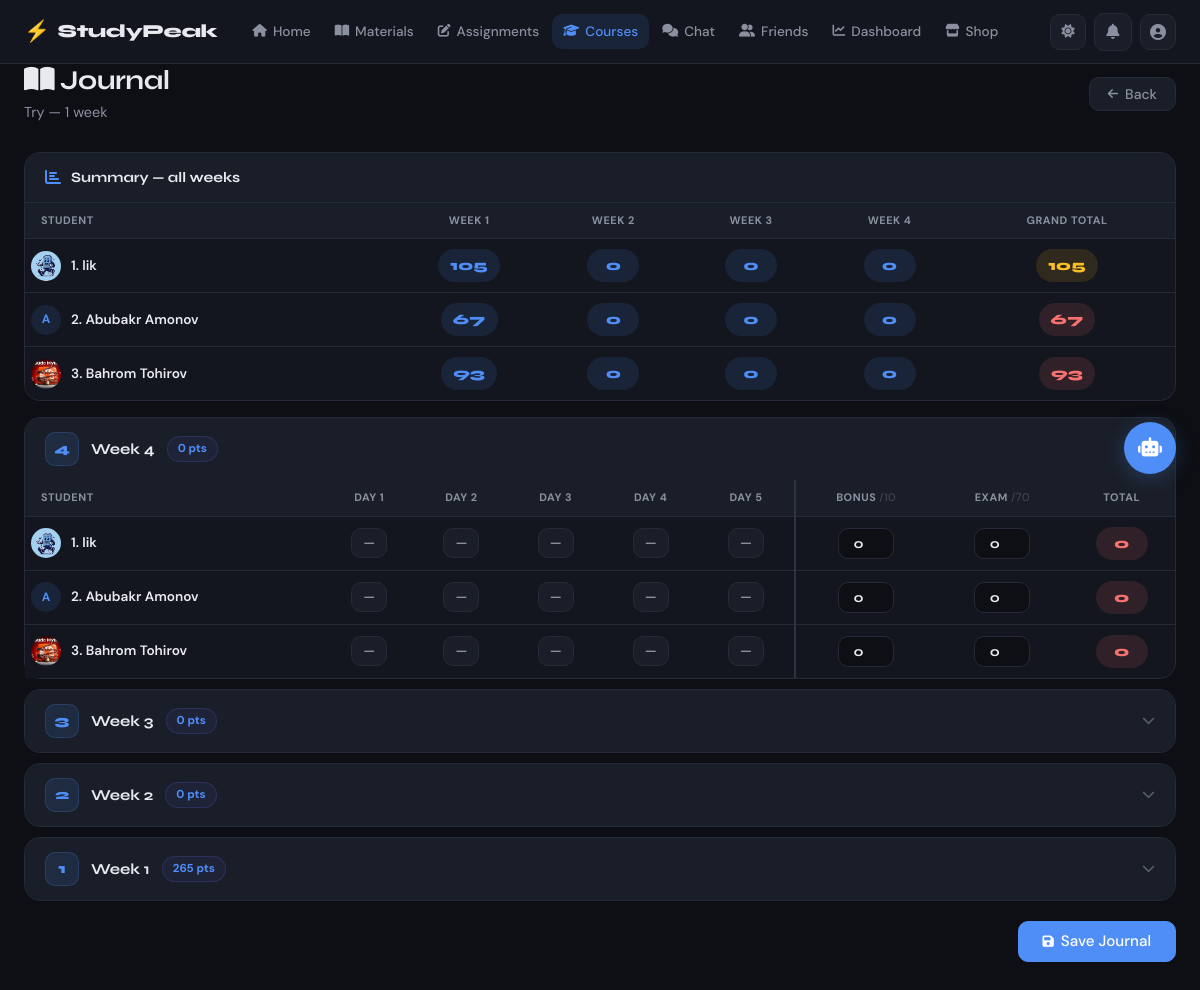
/crm/period/4/journal/ (signed in), run on the app's committed database.
### crm/models.py (models this page shows, shortened)
class CoursePeriod(models.Model):
    course = models.ForeignKey(Course, on_delete=models.CASCADE, related_name='periods')
    name = models.CharField(max_length=100)
    order = models.PositiveIntegerField(default=1)
    start_date = models.DateField(null=True, blank=True)
    end_date = models.DateField(null=True, blank=True)
    class Meta:
        ordering = ['order']

class Course(models.Model):
    name = models.CharField(max_length=200)
    description = models.TextField(null=True, blank=True)
    teacher = models.ForeignKey(UserModel, on_delete=models.CASCADE, related_name='courses')
    students = models.ManyToManyField(UserModel, through='Enrollment', related_name='enrolled_courses')
    is_active = models.BooleanField(default=True)
    created_at = models.DateTimeField(auto_now_add=True)

### accounts/models.py (models this page shows, shortened)
class UserModel(AbstractUser):
    STUDENT = 'student'
    TEACHER = 'teacher'
    ADMIN = 'admin'
    ROLE_CHOICES = [
        (STUDENT, 'Student'),
        (TEACHER, 'Teacher'),
        (ADMIN, 'Admin'),
    ]
    email = models.EmailField(unique=True)
    role = models.CharField(max_length=10, choices=ROLE_CHOICES, default=STUDENT)
    is_verified = models.BooleanField(default=False)
    otp_code = models.CharField(max_length=6, null=True, blank=True)
    otp_created_at = models.DateTimeField(null=True, blank=True)
    reset_token = models.CharField(max_length=100, null=True, blank=True)
    deleted_at = models.DateTimeField(null=True, blank=True)
    REQUIRED_FIELDS = ['email', 'role']
    @property
    def is_teacher(self):
        return self.role == self.TEACHER
    @property
    def is_admin_role(self):
        return self.role == self.ADMIN

class Profile(models.Model):
    ACTIVE = 'active'
    BUSY = 'busy'
    AWAY = 'away'
    OFFLINE = 'offline'
    STATUS_CHOICES = [
        (ACTIVE, 'Active'),
        (BUSY, 'Busy'),
        (AWAY, 'Away'),
        (OFFLINE, 'Offline'),
    ]
    user = models.OneToOneField(UserModel, on_delete=models.CASCADE, related_name='profile')
    avatar = models.ImageField(upload_to='avatars/', null=True, blank=True)
    bio = models.TextField(null=True, blank=True)
    status = models.CharField(max_length=10, choices=STATUS_CHOICES, default=OFFLINE)
    phone = models.CharField(max_length=20, null=True, blank=True)
    coins = models.PositiveIntegerField(default=0)
    post_text = models.TextField(null=True, blank=True)
    created_at = models.DateTimeField(auto_now_add=True)
    updated_at = models.DateTimeField(auto_now=True)

### crm/views.py (the view, shortened to what this page needs)
# urls.py: path('period/<int:period_id>/journal/', WeeklyJournalView.as_view(), name='weekly_journal'),
class WeeklyJournalView(TeacherOrAdminRequiredMixin, View):
    def _build_data(self, period):
        students = list(UserModel.objects.filter(
            enrollments__course=period.course,
            enrollments__status=Enrollment.APPROVED
        ).select_related('profile'))
        score_map = {}
        for ds in DailyScore.objects.filter(period=period):
            score_map.setdefault(ds.student_id, {})\
                     .setdefault(ds.week_number, {})[ds.day_number] = ds.score
        ws_map = {}
        for ws in WeekSummary.objects.filter(period=period):
            ws_map.setdefault(ws.student_id, {})[ws.week_number] = ws
        week_rows = []
        for w in reversed(JOURNAL_WEEKS):
            s_data = []
            for student in students:
                days = [score_map.get(student.id, {}).get(w, {}).get(d) for d in JOURNAL_DAYS]
                daily_total = sum(x or 0 for x in days)
                ws_obj = ws_map.get(student.id, {}).get(w)
                bonus = ws_obj.bonus_score if ws_obj else 0
                exam  = ws_obj.exam_score  if ws_obj else 0
                s_data.append({
                    'student':     student,
                    'days':        days,
                    'daily_total': daily_total,
                    'bonus':       bonus,
                    'exam':        exam,
                    'week_total':  daily_total + bonus + exam,
                })
            week_rows.append({'num': w, 'students': s_data})
        summary_rows = []
        for student in students:
            grand = 0
            for w in JOURNAL_WEEKS:
                daily = sum(score_map.get(student.id, {}).get(w, {}).get(d, 0) or 0 for d in JOURNAL_DAYS)
                ws_obj = ws_map.get(student.id, {}).get(w)
                grand += daily + (ws_obj.bonus_score if ws_obj else 0) + (ws_obj.exam_score if ws_obj else 0)
            summary_rows.append({'student': student, 'grand_total': grand})
        return students, week_rows, summary_rows
    def get(self, request, period_id):
        user   = get_current_user(request)
        period = get_object_or_404(CoursePeriod, id=period_id)
        if user.is_teacher and period.course.teacher != user:
            messages.error(request, 'Access denied.')
            return redirect('course_list')
        students, week_rows, summary_rows = self._build_data(period)
        return render(request, 'crm/weekly_journal.html', {
            'period': period, 'students': students,
            'week_rows': week_rows, 'summary_rows': summary_rows,
        })

### accounts/permissions.py (called while the page is built)
def get_current_user(request):
    user_id = request.session.get('user_id')
    if not user_id:
        return None
    return UserModel.objects.filter(id=user_id).first()

    def dispatch(self, request, *args, **kwargs):
        user_id = request.session.get('user_id')
        if not user_id:
            messages.error(request, 'Please login first!')
            return redirect('login')
        user = UserModel.objects.filter(id=user_id).first()
        if not user or (not user.is_teacher and not user.is_admin_role):
            messages.error(request, 'Teacher or admin access required.')
            return redirect('home')
        return super().dispatch(request, *args, **kwargs)

### templates/crm/weekly_journal.html (shortened to what this page needs)
{% extends 'base.html' %}
{% load static %}
{% block nav_crm %}active{% endblock %}
{% block extra_css %}
<link rel="stylesheet" href="{% static 'css/crm.css' %}">
{% endblock %}
{% block content %}
<div class="jnl-page container">
    <div class="page-header">
        <div>
            <h1 class="page-title"><i class="fa-solid fa-book-open"></i> Journal</h1>
            <p class="page-subtitle">{{ period.course.name }} — {{ period.name }}</p>
        </div>
        <a href="{% url 'course_detail' period.course.id %}" class="btn btn-secondary">
            <i class="fa-solid fa-arrow-left"></i> Back
        </a>
    </div>
    {% if students %}
    <form method="post" id="jform">
        <div class="summary-block">
            <div class="summary-header">
                <i class="fa-solid fa-chart-bar" style="color:var(--accent);"></i>
                <span class="summary-title">Summary — all weeks</span>
            </div>
            <div style="overflow-x:auto;">
                <table class="j-table">
                    <thead>
                        <tr>
                            <th class="th-l">Student</th>
                            <th>Week 1</th>
                            <th>Week 2</th>
                            <th>Week 3</th>
                            <th>Week 4</th>
                            <th>Grand Total</th>
                        </tr>
                    </thead>
                    <tbody>
                        {% for row in summary_rows %}
                        <tr>
                            <td class="td-stu">
                                <div class="s-cell">
                                    <div class="s-ava">
                                        {% if row.student.profile.avatar %}
                                            <img src="{{ row.student.profile.avatar.url }}" alt="">
                                        {% else %}{{ row.student.username|first|upper }}{% endif %}
                                    </div>
                                    <span class="s-nm">{{ forloop.counter }}. {{ row.student.username }}</span>
                                </div>
                            </td>
                            {% for w in "1234" %}
                            <td>
                                <span class="gt gt-blue"
                                      id="sw-{{ row.student.id }}-{{ w }}">0</span>
                            </td>
                            {% endfor %}
                            <td>
                                <span class="gt" id="gt-{{ row.student.id }}">{{ row.grand_total }}</span>
                            </td>
                        </tr>
                        {% endfor %}
                    </tbody>
                </table>
            </div>
        </div>
        {% for week in week_rows %}
        <div class="week-block">
            <div class="week-header" onclick="toggleWeek({{ week.num }})">
                <div class="week-header-left">
                    <div class="week-num-badge">{{ week.num }}</div>
                    <span class="week-label">Week {{ week.num }}</span>
                    <span class="week-chip" id="chip-{{ week.num }}">0 pts</span>
                </div>
                <i class="fa-solid fa-chevron-down week-chevron {% if forloop.first %}open{% endif %}"
                   id="chevron-{{ week.num }}"></i>
            </div>
            <div class="week-body {% if not forloop.first %}collapsed{% endif %}"
                 id="week-body-{{ week.num }}">
                <table class="j-table">
                    <thead>
                        <tr>
                            <th class="th-l">Student</th>
                            <th>Day 1</th>
                            <th>Day 2</th>
                            <th>Day 3</th>
                            <th>Day 4</th>
                            <th>Day 5</th>
                            <th class="td-sep">Bonus <span style="opacity:.4;font-weight:400;">/10</span></th>
                            <th>Exam <span style="opacity:.4;font-weight:400;">/70</span></th>
                            <th>Total</th>
                        </tr>
                    </thead>
                    <tbody>
                        {% for sdata in week.students %}
                        {% with sid=sdata.student.id wn=week.num %}
                        <tr>
                            <td class="td-stu">
                                <div class="s-cell">
                                    <div class="s-ava">
                                        {% if sdata.student.profile.avatar %}
                                            <img src="{{ sdata.student.profile.avatar.url }}" alt="">
                                        {% else %}{{ sdata.student.username|first|upper }}{% endif %}
                                    </div>
                                    <span class="s-nm">{{ forloop.counter }}. {{ sdata.student.username }}</span>
                                </div>
                            </td>
                            {% for day_score in sdata.days %}
                            {% with dn=forloop.counter %}
                            <td>
                                <div class="score-select-wrap">
                                    <div class="score-pill"
                                         data-val="{{ day_score|default:'0' }}"
                                         onclick="toggleDrop(this)"
                                         id="pill-{{ sid }}-{{ wn }}-{{ dn }}">
                                        {{ day_score|default:"—" }}
                                    </div>
                                </div>
                            </td>
                            {% endwith %}
                            {% endfor %}
                            <td class="td-sep">
                                <input type="number" class="num-inp"
                                       name="bonus_{{ sid }}_{{ wn }}"
                                       id="bonus-{{ sid }}-{{ wn }}"
                                       value="{{ sdata.bonus }}"
                                       min="0" max="10"
                                       oninput="clamp(this,0,10);recalcWeek('{{ sid }}','{{ wn }}')">
                            </td>
                            <td>
                                <input type="number" class="num-inp"
                                       name="exam_{{ sid }}_{{ wn }}"
                                       id="exam-{{ sid }}-{{ wn }}"
                                       value="{{ sdata.exam }}"
                                       min="0" max="70"
                                       oninput="clamp(this,0,70);recalcWeek('{{ sid }}','{{ wn }}')">
                            </td>
                            <td>
                                <span class="wk-total-badge gt"
                                      id="wkt-{{ sid }}-{{ wn }}">{{ sdata.week_total }}</span>
                            </td>
                        </tr>
                        {% endwith %}
                        {% endfor %}
                    </tbody>
                </table>
            </div>
        </div>
        {% endfor %}
        <div style="display:flex;justify-content:flex-end;margin-top:20px;">
            <button type="submit" class="btn btn-primary btn-lg">
                <i class="fa-solid fa-floppy-disk"></i> Save Journal
            </button>
        </div>
    </form>
    {% endif %}
</div>
{% endblock %}

### static/css/main.css (style rules this page uses)
:root { --bg: #0d0f14; --bg-2: #13161e; --bg-3: #1a1e28; --bg-4: #212636; --border: #252a38; --border-2: #2e3446; --text: #e8eaf0; --text-2: #8b90a0; --text-3: #555b6e; --accent: #4f8ef7; --accent-hover: #3a7be8; --accent-soft: rgba(79, 142, 247, 0.12); --accent-glow: rgba(79, 142, 247, 0.25); --success: #34d399; --success-soft: rgba(52, 211, 153, 0.12); --danger: #f87171; --danger-soft: rgba(248, 113, 113, 0.12); --warning: #fbbf24; --warning-soft: rgba(251, 191, 36, 0.12); --radius: 10px; --radius-lg: 16px; --radius-xl: 20px; --shadow: 0 4px 24px rgba(0,0,0,0.4); --shadow-sm: 0 2px 8px rgba(0,0,0,0.3); --nav-h: 64px; --font-display: 'Syne', sans-serif; --font-body: 'DM Sans', sans-serif; --transition: 0.2s ease; }
*, *::before, *::after { margin: 0; padding: 0; box-sizing: border-box; }
html { scroll-behavior: smooth; }
body { font-family: var(--font-body); background: var(--bg); color: var(--text); min-height: 100vh; line-height: 1.6; transition: background var(--transition), color var(--transition); -webkit-font-smoothing: antialiased; -moz-osx-font-smoothing: grayscale; }
a { color: inherit; text-decoration: none; }
button { cursor: pointer; font-family: var(--font-body); }
img { max-width: 100%; height: auto; display: block; }
input, textarea, select { font-family: var(--font-body); }
.container { max-width: 1280px; margin: 0 auto; padding: 32px 24px; }
.page-header { display: flex; align-items: center; justify-content: space-between; margin-bottom: 28px; gap: 16px; flex-wrap: wrap; }
.page-title { font-family: var(--font-display); font-size: 1.7rem; font-weight: 700; color: var(--text); letter-spacing: -0.02em; line-height: 1.2; }
.page-subtitle { font-size: 0.9rem; color: var(--text-2); margin-top: 4px; display: flex; align-items: center; gap: 6px; flex-wrap: wrap; }
.btn { display: inline-flex; align-items: center; gap: 7px; padding: 9px 18px; border-radius: var(--radius); font-family: var(--font-body); font-size: 0.875rem; font-weight: 500; cursor: pointer; border: 1px solid transparent; transition: all var(--transition); white-space: nowrap; line-height: 1; text-decoration: none; user-select: none; }
.btn i { font-size: 0.85em; }
.btn-primary { background: var(--accent); color: #fff; border-color: var(--accent); }
.btn-secondary { background: var(--bg-3); color: var(--text-2); border-color: var(--border); }
.btn-lg { padding: 12px 24px; font-size: 0.95rem; }
table { width: 100%; border-collapse: collapse; font-size: 0.875rem; }
thead { background: var(--bg-3); }
th { padding: 11px 16px; text-align: left; font-size: 0.72rem; font-weight: 700; color: var(--text-2); text-transform: uppercase; letter-spacing: 0.06em; white-space: nowrap; border-bottom: 1px solid var(--border); }
td { padding: 12px 16px; border-top: 1px solid var(--border); color: var(--text); vertical-align: middle; }

### data on the page
CoursePeriod: course.name "Try", name "1 week"
UserModel: student.profile.avatar (picture), student.username "lik", grand_total "105", days "—" "—" "—" "—" "—", bonus "0", exam "0", week_total "0"
UserModel: student.username|first "A", student.username "Abubakr Amonov", grand_total "67", days "—" "—" "—" "—" "—", bonus "0", exam "0", week_total "0"
UserModel: student.profile.avatar (picture), student.username "Bahrom Tohirov", grand_total "93", days "—" "—" "—" "—" "—", bonus "0", exam "0", week_total "0"

### other printed values
{{ week.num }} "4" "3" "2" "1"
